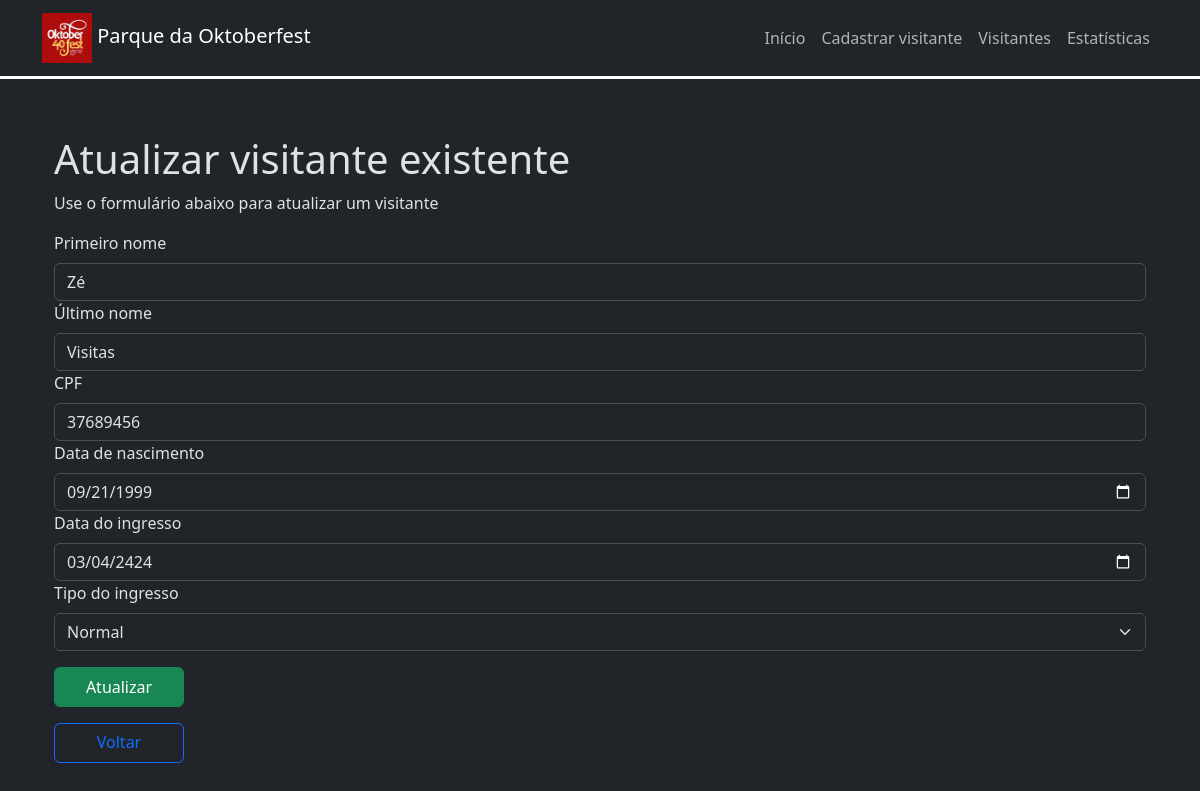
Page /visitors/update/4/ on the committed database.
### app/models.py (models this page shows, shortened)
class Visitor(models.Model):
    first_name = models.CharField(max_length=100)
    last_name = models.CharField(max_length=100)
    cpf = models.CharField(max_length=11)
    birth_date = models.DateField()
    ticket_date = models.DateField()
    ticket_type = models.IntegerField(choices=TicketType.choices)
    ticket_number = models.CharField(255)

### app/views.py (the view, shortened to what this page needs)
# urls.py: path('visitors/update/<int:id>/', views.update_visitor, name='update_visitor'),
def update_visitor(request, id):
    visitor = Visitor.objects.get(pk=id)
    response = {
        'visitor': visitor
    }
    return render(request, 'update-visitor.html', response)

### app/templates/update-visitor.html (shortened to what this page needs)
{% extends 'base.html' %}
{% block content %}
    <div class="container-fluid pt-5">
        <h1>Atualizar visitante existente</h1>
        <p>Use o formulário abaixo para atualizar um visitante</p>
        <form action="./" method="post">
            <label for="first_name" class="form-label">Primeiro nome</label>
            <input type="text" class="form-control" id="first_name" name="first_name" value="{{ visitor.first_name }}">
            <label for="last_name" class="form-label">Último nome</label>
            <input type="text" class="form-control" id="last_name" name="last_name" value="{{ visitor.last_name }}">
            <label for="cpf" class="form-label">CPF</label>
            <input type="text" class="form-control" id="cpf" name="cpf" value="{{ visitor.cpf }}">
            <label for="birth_date" class="form-label">Data de nascimento</label>
            <input type="date" class="form-control" id="birth_date" name="birth_date" value="{{ visitor.birth_date|date:'Y-m-d' }}">
            <label for="ticket_date" class="form-label">Data do ingresso</label>
            <input type="date" class="form-control" id="ticket_date" name="ticket_date" value="{{ visitor.ticket_date|date:'Y-m-d' }}">
            <label for="ticket_type" class="form-label">Tipo do ingresso</label>
            <select name="ticket_type" id="ticket_type" class="form-select">
                <option value="1" {% if visitor.ticket_type == 1 %} selected {% endif %}>Normal</option>
            </select>
            <input type="submit" value="Atualizar" class="btn btn-success mt-3 btn-custom">
        </form>
        <a href="../../" class="btn btn-outline-primary mt-3 btn-custom">Voltar</a>
    </div>
{% endblock %}

### app/static/visitors/css/style.css (style rules this page uses)
.btn-custom { width: 130px; height: 40px; }

### rows in the picture
Visitor: first_name "Zé", last_name "Visitas", cpf "37689456", birth_date "09/21/1999", ticket_date "03/04/2424", ticket_type "Normal"
